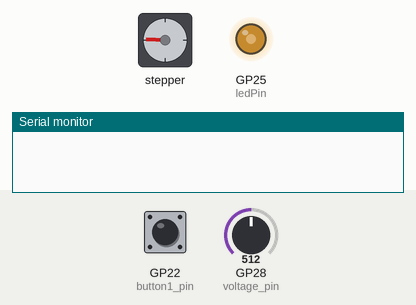
A sketch run on a simulated Raspberry Pi Pico. On the bench: stepper motor, output pins drawn as LEDs (lit = HIGH), the last lines printed to the serial monitor. Wiring (inferred from the names in the program): stepper motor driver (200 steps per turn assumed): step GP3; direction GP2. Inputs (shaded band) come from the test bench; at power-on: GP22 (button1_pin) LOW, GP28 (voltage_pin) = 512. Pins used as bus, display or sensor lines are not drawn.

Above: at 1.2 s.
1.3 s: GP22 (button1_pin) pulled HIGH for 0.15 s
At 1.65 s:
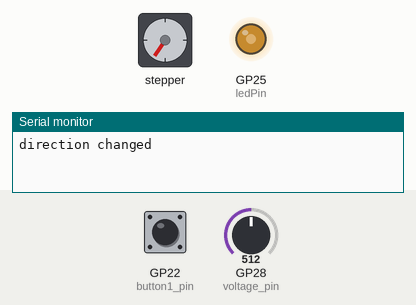
4.3 s: GP22 (button1_pin) pulled HIGH for 1 s
At 4.65 s:
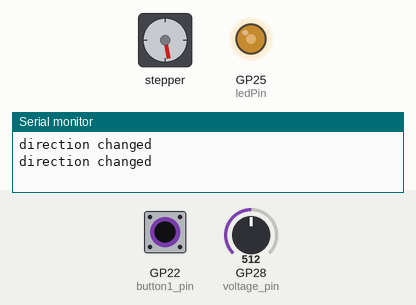
8.1 s: GP22 (button1_pin) pulled HIGH for 0.15 s
At 8.25 s:
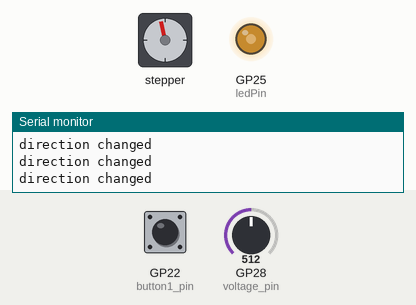
Timing chart, 0 to 44.7 s (numbered marks = the images above; inputs shaded):
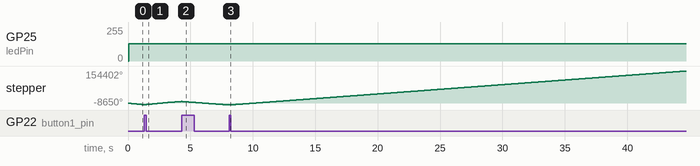

The sketch:

pico_jmc.ino
```cpp
/*
This Program is used to control a JMC Servo Motor with a Raspberry Pi Pico.

@author: Valentin Misslbeck
@date: 4/2/2024
MM/DD/YYYY
*/

#include <iostream>
#include <fstream>
#include <string>

// Pin Definitions

// output pins
const int dir_pin = 2; // Direction Pin
const int pulse_pin = 3; // Pulse Pin
const int ledPin = LED_BUILTIN; // if that does not work use "25" , only optional

// input pins
const int button1_pin = 22;
const int button2_pin = 22;
const int voltage_pin = 28; // This has to be one of the analog pins, which are the ADC pins, on the Pico: GP26, GP27, GP28

// speed control variables
const int multiplier_interval = 4; // Multiplier is necessary for micros() and has to be 4, for millis() it can be 1
int sensor_value;
float speed;
long interval; // Interval in Microseconds // new consideration: const float interval/4

unsigned long previousMicros = 0; // Time at which the last pulse was sent

// state machine variables
int button1_state = HIGH;
int last_button1_state = LOW;
int dir_state = LOW;
int pulse_state = LOW;
int ledState = LOW;

bool button1_pressed = false;


void setup() {

  pinMode(dir_pin, OUTPUT);
  pinMode(pulse_pin, OUTPUT);
  pinMode(ledPin, OUTPUT);

  pinMode(button1_pin, INPUT);
  pinMode(button2_pin, INPUT); // still unused
  pinMode(voltage_pin, INPUT); // rather unnecessary, but for the sake of completeness

  Serial.begin(9600);

  std::ifstream infile("intgr_param.txt");
  std::string line;

  int parameterIndex = 1;
  while (std::getline(infile, line)) {
    std::cout << "Parameter" << parameterIndex << ": " << line << std::endl;
    Serial.print("Parameter");
    parameterIndex++;
  }
  infile.close(); //check if necessary
  // read in the parameters from the file -> if line 1 == ON && line 2 == OFF && line 3 == ON && line 4 == OFF,
}

void loop() {
  // read potentiometer value to control the speed in percent. 4 = 100 %  and 1023 = 0%
  // that means, that a low value of the potentiometer means a low interval and thus a high speed
  sensor_value = analogRead(voltage_pin);
  //Serial.println(sensor_value);
  speed = (1023/sensor_value); // (1023 / 1023) = 1 , (1023 / 4 ) = 255
  if (sensor_value < 6) {
    // then the motor stops
    interval = 0;
  }
  else if (sensor_value >= 255)
  {
    interval = 10;
  }
  else {
    interval = (speed * multiplier_interval);
  };

  // 4 * 0.9961 = 3.9844 , 4 * 0 = 0
  //Serial.println(interval);

  // producing a pulse signal for rotation of the motor:
  unsigned long currentMicros = micros();

  if (currentMicros - previousMicros >= interval) {

    previousMicros = currentMicros;

    // If the pin is HIGH, set it to LOW and vice versa
    if (interval != 0) {
    if (pulse_state == HIGH) {
      ledState = LOW;
      pulse_state = LOW;
    } else {
      ledState = HIGH;
      pulse_state = HIGH;
    }}
    digitalWrite(pulse_pin, pulse_state);
    digitalWrite(ledPin, ledState);
  }

  // Implementation of a state machine for the direction of the motor
  // (Same could be done for enalbing/disabling the motor)
  button1_state = digitalRead(button1_pin);

  if (button1_state == HIGH && last_button1_state == LOW) {
    // buttton was pressed, but not in the previous loop
    button1_pressed = !button1_pressed;
    Serial.println("direction changed");
  }

  last_button1_state = button1_state; // update last button state

  if (button1_pressed) {
    dir_state = HIGH; // Set direction to HIGH if the button was pressed
  } else {
    dir_state = LOW; // Otherwise the direction stays LOW
  }

  digitalWrite(dir_pin, dir_state);
}
```
